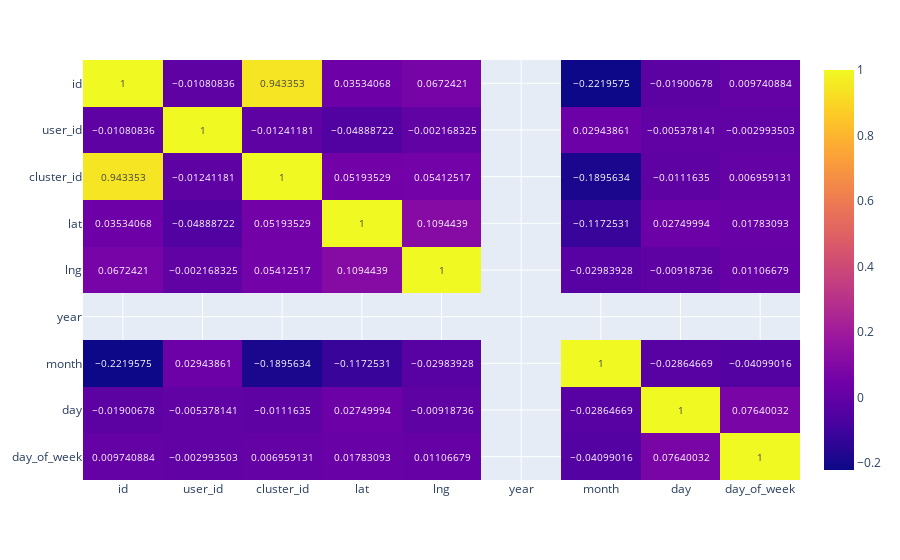

Notebook code cell kept with this figure:
### Code cell
px.imshow(data_sample.corr(), text_auto=True, aspect='auto')

### Figure 1 — Plotly figure (JSON) as saved in the notebook; plotly's stock layout.template omitted (floating-point values rounded to 4 significant figures)
{"data": [{"coloraxis": "coloraxis", "hovertemplate": "x: %{x}<br>y: %{y}<br>color: %{z}<extra></extra>", "name": "0", "texttemplate": "%{z}", "type": "heatmap", "x": ["id", "user_id", "cluster_id", "lat", "lng", "year", "month", "day", "day_of_week"], "xaxis": "x", "y": ["id", "user_id", "cluster_id", "lat", "lng", "year", "month", "day", "day_of_week"], "yaxis": "y", "z": [[1, -0.01081, 0.9434, 0.03534, 0.06724, null, -0.222, -0.01901, 0.009741], [-0.01081, 1, -0.01241, -0.04889, -0.002168, null, 0.02944, -0.005378, -0.002994], [0.9434, -0.01241, 1, 0.05194, 0.05413, null, -0.1896, -0.01116, 0.006959], [0.03534, -0.04889, 0.05194, 1, 0.1094, null, -0.1173, 0.0275, 0.01783], [0.06724, -0.002168, 0.05413, 0.1094, 1, null, -0.02984, -0.009187, 0.01107], [null, null, null, null, null, null, null, null, null], [-0.222, 0.02944, -0.1896, -0.1173, -0.02984, null, 1, -0.02865, -0.04099], [-0.01901, -0.005378, -0.01116, 0.0275, -0.009187, null, -0.02865, 1, 0.0764], [0.009741, -0.002994, 0.006959, 0.01783, 0.01107, null, -0.04099, 0.0764, 1]]}], "layout": {"coloraxis": {"colorscale": [[0, "#0d0887"], [0.1111, "#46039f"], [0.2222, "#7201a8"], [0.3333, "#9c179e"], [0.4444, "#bd3786"], [0.5556, "#d8576b"], [0.6667, "#ed7953"], [0.7778, "#fb9f3a"], [0.8889, "#fdca26"], [1, "#f0f921"]]}, "margin": {"t": 60}, "xaxis": {"anchor": "y", "domain": [0, 1]}, "yaxis": {"anchor": "x", "autorange": "reversed", "domain": [0, 1]}}}
